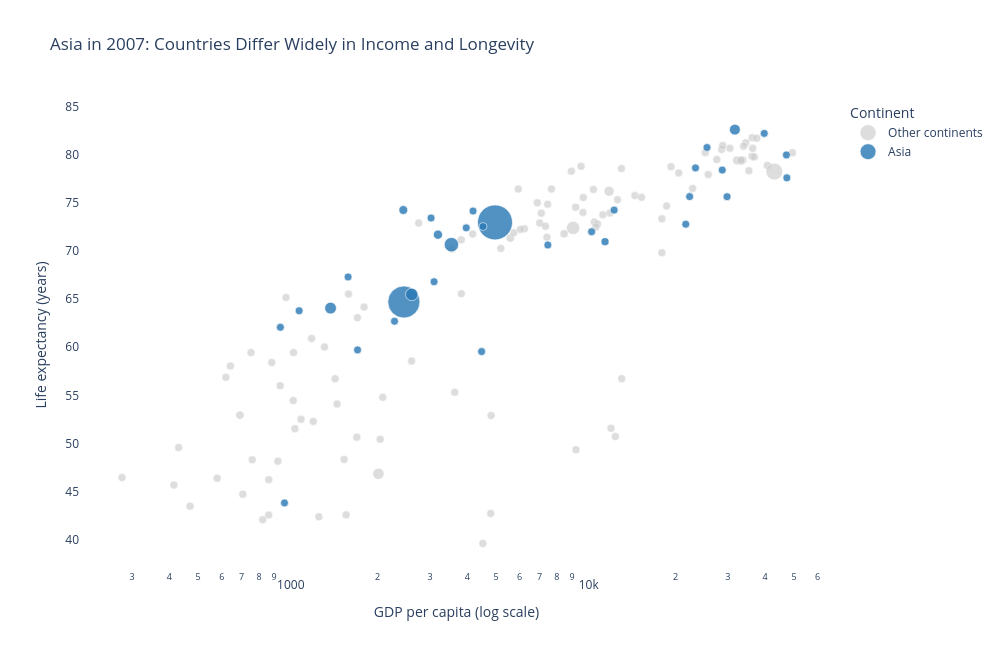

Source (notebook cell):
### Markdown cell above
## Task 2 — Bubble chart: tell a story

**What to build:** A bubble chart (full 2007 dataset, all countries) where:
- x = GDP per capita (log scale)
- y = life expectancy
- size = population
- colour = ONE continent highlighted (your choice), all others grey
- At least one annotation explaining the highlighted group's story

> This is the grey-and-highlight technique applied to a bubble chart.

### Code cell
# Task 2



import plotly.express as px
import plotly.graph_objects as go


data = df[df["year"] == 2007].copy()


highlight_continent = "Asia"
data["group"] = data["continent"].apply(
    lambda continent: continent
    if continent == highlight_continent
    else "Other continents"
)

fig = go.Figure()


other = data[data["continent"] != highlight_continent]

fig.add_trace(go.Scatter(
    x=other["gdpPercap"],
    y=other["lifeExp"],
    mode="markers",
    name="Other continents",
    text=other["country"],
    marker=dict(
        size=other["pop"],
        sizemode="area",
        sizeref=2.0 * data["pop"].max() / (35 ** 2),
        sizemin=4,
        color="#CCCCCC",
        opacity=0.65,
        line=dict(width=0.5, color="white")
    ),
    hovertemplate=(
        "<b>%{text}</b><br>"
        "GDP per capita: %{x:,.0f}<br>"
        "Life expectancy: %{y:.1f} years"
        "<extra></extra>"
    )
))


asia = data[data["continent"] == highlight_continent]

fig.add_trace(go.Scatter(
    x=asia["gdpPercap"],
    y=asia["lifeExp"],
    mode="markers",
    name="Asia",
    text=asia["country"],
    marker=dict(
        size=asia["pop"],
        sizemode="area",
        sizeref=2.0 * data["pop"].max() / (35 ** 2),
        sizemin=4,
        color="#2878B5",
        opacity=0.8,
        line=dict(width=0.7, color="white")
    ),
    hovertemplate=(
        "<b>%{text}</b><br>"
        "GDP per capita: %{x:,.0f}<br>"
        "Life expectancy: %{y:.1f} years"
        "<extra></extra>"
    )
))

fig.add_annotation(
    x=asia["gdpPercap"].median(),
    y=asia["lifeExp"].median(),
    text="Asia: wide variation in income<br>and life expectancy",
    showarrow=True,
    arrowhead=2,
    ax=90,
    ay=-65,
    bgcolor="white",
    bordercolor="#2878B5",
    borderwidth=1
)

fig.update_layout(
    title="Asia in 2007: Countries Differ Widely in Income and Longevity",
    xaxis_title="GDP per capita (log scale)",
    yaxis_title="Life expectancy (years)",
    template="plotly_white",
    width=1000,
    height=650,
    legend_title="Continent",
    font=dict(size=12)
)

# Required logarithmic scale
fig.update_xaxes(type="log", showgrid=False, zeroline=False)
fig.update_yaxes(showgrid=False, zeroline=False)

fig.show()

### Figure 1 — Plotly figure (JSON) as saved in the notebook; plotly's stock layout.template omitted (floating-point values rounded to 4 significant figures)
{"data": [{"hovertemplate": "<b>%{text}</b><br>GDP per capita: %{x:,.0f}<br>Life expectancy: %{y:.1f} years<extra></extra>", "marker": {"color": "#CCCCCC", "line": {"color": "white", "width": 0.5}, "opacity": 0.65, "size": [3600523, 33333216, 12420476, 40301927, 20434176, 8199783, 10392226, 8078314, 9119152, 4552198, 1639131, 190010647, 7322858, 14326203, 8390505, 17696293, 33390141, 4369038, 10238807, 16284741, 44227550, 710960, 64606759, 3800610, 4133884, 18013409, 4493312, 11416987, 10228744, 5468120, 496374, 9319622, 13755680, 80264543, 6939688, 551201, 4906585, 76511887, 5238460, 61083916, 1454867, 1688359, 82400996, 22873338, 10706290, 12572928, 9947814, 1472041, 8502814, 7483763, 9956108, 301931, 4109086, 58147733, 2780132, 35610177, 2012649, 3193942, 6036914, 19167654, 13327079, 12031795, 3270065, 1250882, 108700891, 684736, 33757175, 19951656, 2055080, 16570613, 4115771, 5675356, 12894865, 135031164, 4627926, 3242173, 6667147, 28674757, 38518241, 10642836, 3942491, 798094, 22276056, 8860588, 199579, 12267493, 10150265, 6144562, 5447502, 2009245, 9118773, 43997828, 40448191, 42292929, 1133066, 9031088, 7554661, 38139640, 5701579, 1056608, 10276158, 71158647, 29170398, 60776238, 301139947, 3447496, 26084662, 11746035, 12311143], "sizemin": 4, "sizemode": "area", "sizeref": 2153000.0}, "mode": "markers", "name": "Other continents", "text": ["Albania", "Algeria", "Angola", "Argentina", "Australia", "Austria", "Belgium", "Benin", "Bolivia", "Bosnia and Herzegovina", "Botswana", "Brazil", "Bulgaria", "Burkina Faso", "Burundi", "Cameroon", "Canada", "Central African Republic", "Chad", "Chile", "Colombia", "Comoros", "Congo, Dem. Rep.", "Congo, Rep.", "Costa Rica", "Cote d'Ivoire", "Croatia", "Cuba", "Czech Republic", "Denmark", "Djibouti", "Dominican Republic", "Ecuador", "Egypt", "El Salvador", "Equatorial Guinea", "Eritrea", "Ethiopia", "Finland", "France", "Gabon", "Gambia", "Germany", "Ghana", "Greece", "Guatemala", "Guinea", "Guinea-Bissau", "Haiti", "Honduras", "Hungary", "Iceland", "Ireland", "Italy", "Jamaica", "Kenya", "Lesotho", "Liberia", "Libya", "Madagascar", "Malawi", "Mali", "Mauritania", "Mauritius", "Mexico", "Montenegro", "Morocco", "Mozambique", "Namibia", "Netherlands", "New Zealand", "Nicaragua", "Niger", "Nigeria", "Norway", "Panama", "Paraguay", "Peru", "Poland", "Portugal", "Puerto Rico", "Reunion", "Romania", "Rwanda", "Sao Tome and Principe", "Senegal", "Serbia", "Sierra Leone", "Slovak Republic", "Slovenia", "Somalia", "South Africa", "Spain", "Sudan", "Swaziland", "Sweden", "Switzerland", "Tanzania", "Togo", "Trinidad and Tobago", "Tunisia", "Turkey", "Uganda", "United Kingdom", "United States", "Uruguay", "Venezuela", "Zambia", "Zimbabwe"], "type": "scatter", "x": [5937.0, 6223.0, 4797.0, 12780.0, 34440.0, 36130.0, 33690.0, 1441.0, 3822.0, 7446.0, 12570.0, 9066.0, 10680.0, 1217.0, 430.1, 2042.0, 36320.0, 706.0, 1704.0, 13170.0, 7007.0, 986.1, 277.6, 3633.0, 9645.0, 1545.0, 14620.0, 8948.0, 22830.0, 35280.0, 2082.0, 6025.0, 6873.0, 5581.0, 5728.0, 12150.0, 641.4, 690.8, 33210.0, 30470.0, 13210.0, 752.7, 32170.0, 1328.0, 27540.0, 5186.0, 942.7, 579.2, 1202.0, 3548.0, 18010.0, 36180.0, 40680.0, 28570.0, 7321.0, 1463.0, 1569.0, 414.5, 12060.0, 1045.0, 759.3, 1043.0, 1803.0, 10960.0, 11980.0, 9254.0, 3820.0, 823.7, 4811.0, 36800.0, 25190.0, 2749.0, 619.7, 2014.0, 49360.0, 9809.0, 4173.0, 7409.0, 15390.0, 20510.0, 19330.0, 7670.0, 10810.0, 863.1, 1598.0, 1712.0, 9787.0, 862.5, 18680.0, 25770.0, 926.1, 9270.0, 28820.0, 2602.0, 4513.0, 33860.0, 37510.0, 1107.0, 883.0, 18010.0, 7093.0, 8458.0, 1056.0, 33200.0, 42950.0, 10610.0, 11420.0, 1271.0, 469.7], "y": [76.42, 72.3, 42.73, 75.32, 81.23, 79.83, 79.44, 56.73, 65.55, 74.85, 50.73, 72.39, 73.0, 52.3, 49.58, 50.43, 80.65, 44.74, 50.65, 78.55, 72.89, 65.15, 46.46, 55.32, 78.78, 48.33, 75.75, 78.27, 76.49, 78.33, 54.79, 72.23, 74.99, 71.34, 71.88, 51.58, 58.04, 52.95, 79.31, 80.66, 56.73, 59.45, 79.41, 60.02, 79.48, 70.26, 56.01, 46.39, 60.92, 70.2, 73.34, 81.76, 78.89, 80.55, 72.57, 54.11, 42.59, 45.68, 73.95, 59.44, 48.3, 54.47, 64.16, 72.8, 76.19, 74.54, 71.16, 42.08, 52.91, 79.76, 80.2, 72.9, 56.87, 46.86, 80.2, 75.54, 71.75, 71.42, 75.56, 78.1, 78.75, 76.44, 72.48, 46.24, 65.53, 63.06, 74.0, 42.57, 74.66, 77.93, 48.16, 49.34, 80.94, 58.56, 39.61, 80.88, 81.7, 52.52, 58.42, 69.82, 73.92, 71.78, 51.54, 79.42, 78.24, 76.38, 73.75, 42.38, 43.49]}, {"hovertemplate": "<b>%{text}</b><br>GDP per capita: %{x:,.0f}<br>Life expectancy: %{y:.1f} years<extra></extra>", "marker": {"color": "#2878B5", "line": {"color": "white", "width": 0.7}, "opacity": 0.8, "size": [31889923, 708573, 150448339, 14131858, 1318683096, 6980412, 1110396331, 223547000, 69453570, 27499638, 6426679, 127467972, 6053193, 23301725, 49044790, 2505559, 3921278, 24821286, 2874127, 47761980, 28901790, 3204897, 169270617, 91077287, 27601038, 4553009, 20378239, 19314747, 23174294, 65068149, 85262356, 4018332, 22211743], "sizemin": 4, "sizemode": "area", "sizeref": 2153000.0}, "mode": "markers", "name": "Asia", "text": ["Afghanistan", "Bahrain", "Bangladesh", "Cambodia", "China", "Hong Kong, China", "India", "Indonesia", "Iran", "Iraq", "Israel", "Japan", "Jordan", "Korea, Dem. Rep.", "Korea, Rep.", "Kuwait", "Lebanon", "Malaysia", "Mongolia", "Myanmar", "Nepal", "Oman", "Pakistan", "Philippines", "Saudi Arabia", "Singapore", "Sri Lanka", "Syria", "Taiwan", "Thailand", "Vietnam", "West Bank and Gaza", "Yemen, Rep."], "type": "scatter", "x": [974.6, 29800.0, 1391.0, 1714.0, 4959.0, 39720.0, 2452.0, 3541.0, 11610.0, 4471.0, 25520.0, 31660.0, 4519.0, 1593.0, 23350.0, 47310.0, 10460.0, 12450.0, 3096.0, 944.0, 1091.0, 22320.0, 2606.0, 3190.0, 21650.0, 47140.0, 3970.0, 4185.0, 28720.0, 7458.0, 2442.0, 3025.0, 2281.0], "y": [43.83, 75.64, 64.06, 59.72, 72.96, 82.21, 64.7, 70.65, 70.96, 59.55, 80.75, 82.6, 72.53, 67.3, 78.62, 77.59, 71.99, 74.24, 66.8, 62.07, 63.78, 75.64, 65.48, 71.69, 72.78, 79.97, 72.4, 74.14, 78.4, 70.62, 74.25, 73.42, 62.7]}], "layout": {"annotations": [{"arrowhead": 2, "ax": 90, "ay": -65, "bgcolor": "white", "bordercolor": "#2878B5", "borderwidth": 1, "showarrow": true, "text": "Asia: wide variation in income<br>and life expectancy", "x": 4471.0, "y": 72.4}], "font": {"size": 12}, "height": 650, "legend": {"title": {"text": "Continent"}}, "title": {"text": "Asia in 2007: Countries Differ Widely in Income and Longevity"}, "width": 1000, "xaxis": {"showgrid": false, "title": {"text": "GDP per capita (log scale)"}, "type": "log", "zeroline": false}, "yaxis": {"showgrid": false, "title": {"text": "Life expectancy (years)"}, "zeroline": false}}}
